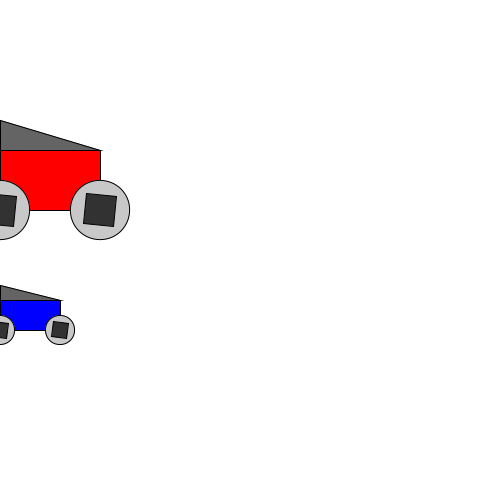
Frame 1 (no input)
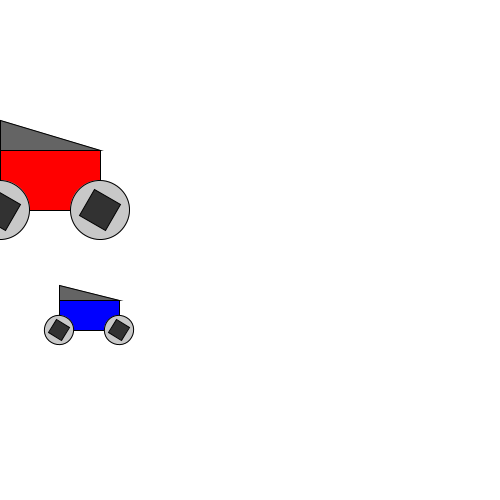
Frame 60 (the mouse pressed at the canvas centre just before this capture)
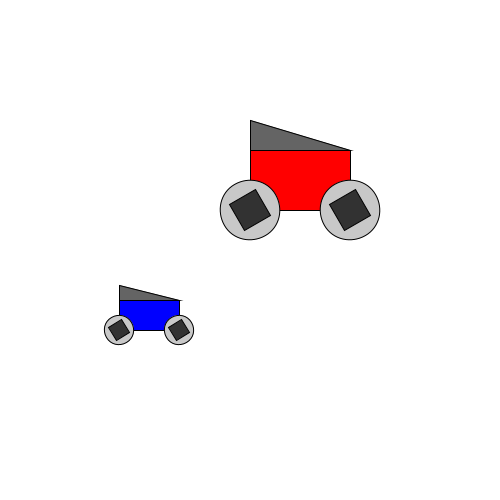
Frame 120 (the mouse held since frame 60 and released just before this capture)

The Processing sketch that drew these frames (run headless with seeded random() and noise(); from frame 60 on, the mouse is pressed at the canvas centre):

// Processing sketch: funciones4autitoGiraRueda
// ── funciones4autitoGiraRueda.pde
float px;

void setup() {
  size(500, 500);

  px = 0;
}
void draw() {
  background(255);

  auto(mouseX, 150, 100, 60, color(255, 0, 0));

  auto(px, 300, 60, 30, color(0, 0, 255));
  if (px>width) {
    px= -60;
  }
  px++;
}

void auto(float px, float py, float ancho, float alto, color chapa) {
  fill(chapa);
  rect(px, py, ancho, alto);
  fill(100);
  triangle(px, py, px+ancho, py, px, py-alto/2);

  rueda(px, py+alto, alto);
  rueda(px+ancho, py+alto, alto);
}

void rueda(float px, float py, float tam) {
  push();
  translate(px, py);
  rotate(radians(frameCount*5));
  fill(200);
  ellipse(0, 0, tam, tam);
  fill(50);
  rectMode(CENTER);
  rect(0, 0, tam/2, tam/2);
  pop();
}
